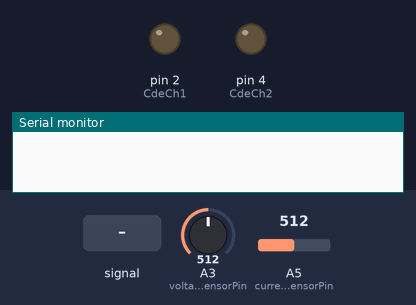
The sketch below on a simulated Arduino Uno, built with avr-gcc and run on an emulated ATmega328P. Shown: output pins drawn as LEDs (lit = HIGH), the last lines printed to the serial monitor. The test bench sets the inputs (shaded band); at power-on: A5 (currentSensorPin) = 512, A3 (voltageSensorPin) = 512.

Above: at 1.2 s.
1.3 s: A3 (voltageSensorPin) fed a 1000 Hz sine of ±255 counts around its level
At 2.58 s:
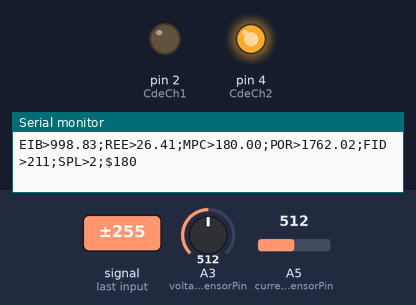
4.3 s: A5 (currentSensorPin) set to 190
7.3 s: A5 (currentSensorPin) set to 571
10.3 s: A5 (currentSensorPin) set to 602
13.3 s: A5 (currentSensorPin) set to 490
16.3 s: A5 (currentSensorPin) set to 140
At 20.2 s:
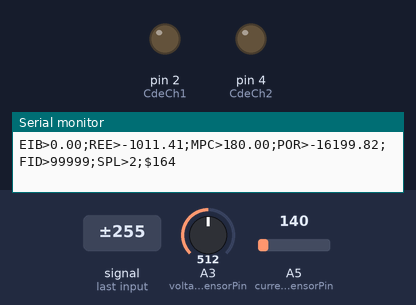
Timing chart, 0 to 21.3 s (numbered marks = the images above; inputs shaded):
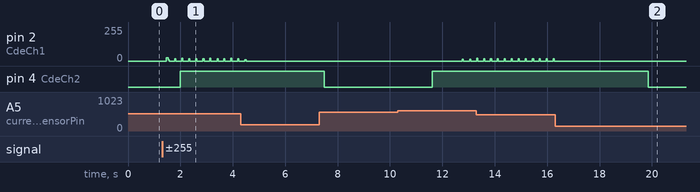

The sketch:

V7_cours.ino
```cpp
//  V7 VERSION FRANCAISE SIMPLIFIEE UNIQUEMENT EN COMMANDE DE PHASE.
// Rv modifications mars 2021 pour supprimer le soutirage résiduel qui n'a pas d'interet lorsque l'on est pas en CACSI

// + DECLENCHEMENT d'une 2eme CHARGE en ZERO CROSSING suivant un seuil haut et un seuil bas
// à partir de l'info "Fd"
//  version fast 1000 joules

 /* Pour dériver du surplus solaire vers un chauffe eau utilisant un relai statique non passage à zero.
  *
 PRINCIPE =Calculer une cinquantaine de fois par période la puissance instantannée
 au noend de raccordement;moyenner sur le cycle puis en déduire le paquet d'énergie à ajouter ou soustraire
 au "bucket".
  A l'intérieur d'une fourchette de 100 à 1000 joules ,un triac est activé plus ou moins tard
 dérivant vers une charge extérieure la quantité exacte d'énergie de façon à retorter
 ou exporter un minimum.
 Les échantillons doivent être décales (offset)et filtrés pour être numérisés par l'Atmel
 */

#include <avr/wdt.h>
#define POSITIVE 1
#define NEGATIVE 0
#define ON 1  // commande positive du relai statique ou triac
#define OFF 0
byte CdeCh1 = 2;// pin4 micro cde SSR1
byte CdeCh2 = 4;// 8 pin 14 micro cde SSR2 (ou 4 pin 6)
byte voltageSensorPin = A3;
byte currentSensorPin = A5;
float SommeP  = 0;  //somme de P1 sur N periodes
float ret = 0 ; // retard

float imaP = 0;  //image de P pour calcul de SMC
long cycleCount = 0;
long cptperiodes = 0;
int  samplesDuringThisMainsCycle = 0;
byte nextStateOfTriac;
float cyclesPerSecond = 50; // flottant pour plus de précision
int  seuilH; //seuil enclenchemen ch2
int  seuilB; //seuil déclenchemen ch2

//++++++++ PARAMETRES A MODIFIER SUIVANT INSTALL++++++
#define  seuilH 500 //seuil enclenchemen ch2 en W approximatifs
#define  seuilB 100 //seuil déclenchemen ch2
#define CE 1800   // puissance Chauffe eau en W
// ++++++++++++++++++++++++++++++++++++++++++++++++++++++
#define Minpowerroutable CE/cyclesPerSecond *(100/(float)capacityOfEnergyBucket)

int  KCE ; // coefficient puissance kCE = 8000 / CE
byte polarityNow;

boolean flg2 = false ; // pulse cde 2
boolean triggerNeedsToBeArmed = false;
boolean beyondStartUpPhase = false;
float Plissee = 0;
float energyInBucket = 0;
float rPWRprec ; //realPower de la période précédente
int capacityOfEnergyBucket = 1000; // AU LIEU DE 3600
int recovPWR = 500 ;// VOIR
int sampleV,sampleI;   // Les valeurs de tension et courant sont des entiers dans l'espace 0 ...1023
int lastSampleV;     // valeur à la boucle précédente.
float lastFilteredV,filteredV;  //  tension après filtrage pour retirer la composante continue
float prevDCoffset;          // <<--- pour filtre passe bas
float DCoffset;              // <<--- idem
float cumVdeltasThisCycle;   // <<--- idem
float sampleVminusDC;         // <<--- idem
float sampleIminusDC;         // <<--- idem
float lastSampleVminusDC;     // <<--- idem
float sumP;   //  Somme cumulée des puissances à l'intérieur d'un cycle. // realpower est la puissance moyenne à l'intérieur d'une période
int PHASECAL; //correction de phase inutilisé = 1
float POWERCAL;  // pour conversion des valeur brutes V et I en joules.
int VOLTAGECAL; // Pour determiner la tension mini de déclenchement du triac.                  // the trigger device can be safely armed
boolean firstLoopOfHalfCycle;
boolean phaseAngleTriggerActivated;
unsigned long Tc; // = To machine à chaque début de 1/2 periode
unsigned long Fd; // firing delay

void setup()
{
   wdt_enable(WDTO_8S);
  Serial.begin(2400); // pour tests
  pinMode(CdeCh1, OUTPUT);
  pinMode(CdeCh2, OUTPUT);


   KCE = 8000 / (CE) ; // coefficient suivant la puissance du CE pour la définition des seuils

   POWERCAL = 0.18 ;   // org 0.12 à ajuster pour faire coincider la puissance vraie avec le realPwer.
                    // en utilisant le traceur serie.
                    // NON CRITIQUE car les valeur absolues s'annulent en phase de régulation         // retort and export flows are balanced.

  VOLTAGECAL = (float)679 / 471; // En volts par pas d'ADC.
                        // Utilisé pour déterminer quand la tension secteur est suffisante pour
                        // exciter le triac. noter les valeurs min et max de la mesure de tension
                        // par exemple 678.8 pic pic
                        // La dynamique étant de 471 signifie une sous estimation de la tension
                        // de 471/679.  VOLTAGECAL doit donc être multiplié par l'inverse
                        // de 679/471 soit 1.44
     PHASECAL = 1;      // NON CRITIQUE

     sumP = 0 ;
}

void loop() // Une paire tension / courant est mesurée à chaque boucle (environ 54 par période)
  {
 wdt_reset();
    samplesDuringThisMainsCycle++;  // incrément du nombre d'échantillons par période secteur pour calcul de puissance.
// Sauvegarde des échantillons précédents
  lastSampleV=sampleV;            // pour le filtre passe haut
  lastFilteredV = filteredV;      // afin d'identifier le début de chaque période
  lastSampleVminusDC = sampleVminusDC;  // for phasecal calculation

// Acquisition d'une nouvelle paire d'chantillons bruts. temps total :380µS
  sampleI = analogRead(currentSensorPin);
  sampleV = analogRead(voltageSensorPin);

// Soustraction de la composante continue déterminée par le filtre passe bas
  sampleVminusDC = sampleV - DCoffset;
  sampleIminusDC = sampleI - DCoffset;

// Un filtre passe haut est utilisé pour déterminer le début de cycle.
  filteredV = 0.996*(lastFilteredV+sampleV-lastSampleV);  // Sinus tension reconstituée
// lastFilteredV = zéro en début de cycle
 digitalWrite(CdeCh1, OFF);
// Détection de la polarité de l'alternance
  byte polarityOfLastReading = polarityNow;

  if(filteredV >= 0)
    polarityNow = POSITIVE;
    else
    polarityNow = NEGATIVE;

  if (polarityNow == POSITIVE)
    {
    if (polarityOfLastReading != POSITIVE)
    {
// C'est le départ d'une nouvelle sinus positive juste après le passage à zéro
      cycleCount++; // incrément Nb de périodes

      cptperiodes++; // pour affichage toutes les 50 périodes de Power
      firstLoopOfHalfCycle = true;

// mise à jour du filtre passe bas pour la soustraction de la composante continue
      prevDCoffset = DCoffset;
      DCoffset = prevDCoffset + (0.015 * cumVdeltasThisCycle);

//  Calcul la puissance réelle de toutes les mesures echantillonnées durant le cycle précedent, et determination du gain (ou la perte) en energie.
      float realPower = POWERCAL * sumP / (float)samplesDuringThisMainsCycle;
      float realEnergy = realPower / cyclesPerSecond;//Pmoy X 0.02 en joules sur une période

      if (beyondStartUpPhase == true)// > 2 secondes
      {
// Supposant que les filtres ont eu suffisamment de temps de se stabiliser ; ajout de cette energie d'une période à l'énergie du reservoir.
        energyInBucket += realEnergy;

// Limites dans la fourchette 0 ...1000 joules ;ne peut être négatif le 11 / 2 / 18
        if (energyInBucket > capacityOfEnergyBucket)
          energyInBucket = capacityOfEnergyBucket;
        if (energyInBucket < 0)
          energyInBucket = 0;
         }
          else
         {
// Après un reset attendre 100 périodes (2 secondes) le temps que la composante continue soit éliminée par le filtre
        if(cycleCount > 100) // deux secondes
          beyondStartUpPhase = true; //croisière
      }
        triggerNeedsToBeArmed = true;   // déclenchement armé à chaque cycle

     // ********************************************************
     // determination du retard de déclenchement du triac


      if (energyInBucket <= 100) // Ne pas allumer si l'énergie du bucket est trop basse (Fd = Firing Delay)
          {Fd = 99999;
          }
          else

      if (energyInBucket >= 1000) // déclencher immediatement si le niveau d'energie est au dessus du max
          { Fd = 200;
          }

     // determination du bon point de déclenchement pour un niveau donné
     // algorithme simple
     // Fd est le retard au déclenchement en microsecondes du début de la sinus .
     // pour Pmin = 10000 corrigé à 8500
     // pour Pmax = 0 corrigé à 200

     else
        {
          Fd = 10 * (1020 - energyInBucket);

          ret = (Fd);
     if (ret >= 8000)
          ret = 8000; // LIMITE BASSE 8000 soit 50W
          imaP = 8000 - (ret) ;
     if (Fd > 8500) // pas de déclenchement
        {  Fd = 99999;
          }
      }

//envoi des informations sur le port série
      if((cycleCount >= 150)) // display once per second
      {
        String message = "EIB>" + (String)energyInBucket;
        message += ";REE>" + (String)realPower; // Power mesured
        message +=";MPC>" + (String) (Minpowerroutable * cyclesPerSecond); //Min Power Charge
        message += ";POR>" + (String)(CE*(1-((float)Fd/10000))); //Energy routed
        message += ";FID>" + (String)(Fd); //Firedelay
        message += ";SPL>" + (String)(samplesDuringThisMainsCycle);
        message += ";";
        message += "$"+ (String)CRC8(message) ;
        Serial.println(message);
        cycleCount = 100;
      }
     //******************************************************
     // imaP des SEUILS  imaP est une image de la puissance routée (8000-(Fd))/N    environ 1500 W max

     // SommeP tient compte de la puissance du Chauffe eau
     // Plissee est SommeP moyennée sur N périodes

     (SommeP += (imaP / (KCE)))  ; // Puissance routée par période secteur et incrémentée

      if (cptperiodes==250) //Pmoy lissée ;par exemple sur 250 secondes

         { Plissee = SommeP / 250 ; //moyenne sur N échantillons }
            if (Plissee >= seuilH) //seuil enclenchemen ch2
                 { flg2 = true ;
                 }
             if (Plissee <= seuilB) // sinon ,on coupe
                  { flg2 = false ;
                  }

 // Réinitialisation avant un nouveau moyennage
       cptperiodes = 0;
       SommeP = 0;

    }
      sumP = 0;// somme des puissances instantannées
      samplesDuringThisMainsCycle = 0;
      cumVdeltasThisCycle = 0;// somme des tensions instantannées filtrées
    } // Fin du processus spécifique au premier échantillon +ve d'un nouveau cycle secteur

 // suite du traitement des échantillons de tension POSITIFS ...

    } // Fin du processus sur la demi alternance positive (tension)
   else
    {
    if (polarityOfLastReading != NEGATIVE)
      {
        firstLoopOfHalfCycle = true;
      }
  }
 // Processus pour TOUS les échantillons, positifs et negatifs  54 fois par période


   unsigned long To = micros(); // Nb de microsSec depuis le lancement du PG

     if (flg2 == true )
            { {digitalWrite(CdeCh2, ON) ;}}
        else
            { {digitalWrite(CdeCh2, OFF) ;}}

if (firstLoopOfHalfCycle == true)

 {  Tc = To; // mise à l'heure en début de 1/2 alternance
    firstLoopOfHalfCycle = false;
    phaseAngleTriggerActivated = false;
 // Autre que P max,annuler le déclenchement a la première boucle
 // de chaque demi cycle pour être sur qu'il ne reste pas bloqué ON.
    if(Fd > 200)

    { digitalWrite(CdeCh1, OFF);}
 }
   if (phaseAngleTriggerActivated == true)
  {
 // Sauf demande de puissance max,désarmer le déclenchement a chaque boucle
 // après la  conduction de la demi période. durée du pulse 20000 / 54 = 370µS

    if (Fd > 200)
               { digitalWrite(CdeCh1, OFF);    }
       }
  else
       {
           if (To >= (Tc + Fd))
               {  digitalWrite(CdeCh1, ON); // at To + Firing delay
                phaseAngleTriggerActivated = true;  }

       }
  // Fin de la gestion de l'allumage du Triac
  //*******************************************************


  // Apply phase-shift to the voltage waveform to ensure that the system measures a
  // resistive load with a power factor of unity.
  float  phaseShiftedVminusDC =
                lastSampleVminusDC + PHASECAL * (sampleVminusDC - lastSampleVminusDC);
  float instP = phaseShiftedVminusDC * sampleIminusDC; // PUISSANCE derniers échantillons V x I filtrés
  sumP +=instP;     // accumulation à chaque boucle des puissances instantanées dans une période

  cumVdeltasThisCycle += (sampleV - DCoffset); // pour usage avec filtre passe bas

} // end of loop()

int CRC8(String stringData) {
  int len = stringData.length();
  int i = 0;
  byte crc = 0x00;
  while (len--) {
    byte extract = (byte) stringData.charAt(i++);
    for (byte tempI = 8; tempI; tempI--) {
      byte sum = (crc ^ extract) & 0x01;
      crc >>= 1;
      if (sum) {
        crc ^= 0x8C;
      }
      extract >>= 1;
    }
  }
  return crc;
}
```

Measured:
- after the input at 1.3 s, pin 4 (CdeCh2): LOW → HIGH after 0.70 s
- after the input at 16.3 s, pin 2 (CdeCh1): stops changing and stays 0/255; pin 4 (CdeCh2): HIGH → LOW after 3.6 s
